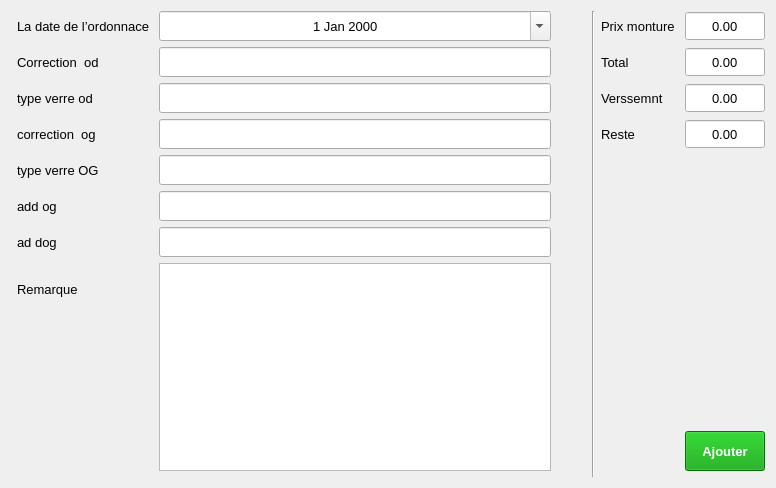
<?xml version="1.0" encoding="UTF-8"?>
<ui version="4.0">
 <class>NewOrdonnace</class>
 <widget class="QWidget" name="NewOrdonnace">
  <property name="geometry">
   <rect>
    <x>0</x>
    <y>0</y>
    <width>776</width>
    <height>488</height>
   </rect>
  </property>
  <property name="maximumSize">
   <size>
    <width>776</width>
    <height>488</height>
   </size>
  </property>
  <property name="windowTitle">
   <string>Nouvelle Ordonnace</string>
  </property>
  <layout class="QGridLayout" name="gridLayout">
   <item row="0" column="0">
    <layout class="QFormLayout" name="formLayout_2">
     <property name="leftMargin">
      <number>6</number>
     </property>
     <property name="rightMargin">
      <number>35</number>
     </property>
     <item row="1" column="0">
      <widget class="QLabel" name="correctionOdLabel">
       <property name="minimumSize">
        <size>
         <width>0</width>
         <height>30</height>
        </size>
       </property>
       <property name="font">
        <font>
         <pointsize>10</pointsize>
        </font>
       </property>
       <property name="text">
        <string>Correction  od </string>
       </property>
      </widget>
     </item>
     <item row="1" column="1">
      <widget class="QLineEdit" name="correctionOdLineEdit">
       <property name="minimumSize">
        <size>
         <width>0</width>
         <height>30</height>
        </size>
       </property>
       <property name="font">
        <font>
         <pointsize>10</pointsize>
        </font>
       </property>
       <property name="alignment">
        <set>Qt::AlignCenter</set>
       </property>
       <property name="clearButtonEnabled">
        <bool>true</bool>
       </property>
      </widget>
     </item>
     <item row="2" column="0">
      <widget class="QLabel" name="typeVerreOdLabel">
       <property name="minimumSize">
        <size>
         <width>0</width>
         <height>30</height>
        </size>
       </property>
       <property name="font">
        <font>
         <pointsize>10</pointsize>
        </font>
       </property>
       <property name="text">
        <string>type verre od</string>
       </property>
      </widget>
     </item>
     <item row="2" column="1">
      <widget class="QLineEdit" name="typeVerreOdLineEdit">
       <property name="minimumSize">
        <size>
         <width>0</width>
         <height>30</height>
        </size>
       </property>
       <property name="font">
        <font>
         <pointsize>10</pointsize>
        </font>
       </property>
       <property name="alignment">
        <set>Qt::AlignCenter</set>
       </property>
       <property name="clearButtonEnabled">
        <bool>true</bool>
       </property>
      </widget>
     </item>
     <item row="3" column="0">
      <widget class="QLabel" name="correctionOgLabel">
       <property name="minimumSize">
        <size>
         <width>0</width>
         <height>30</height>
        </size>
       </property>
       <property name="font">
        <font>
         <pointsize>10</pointsize>
        </font>
       </property>
       <property name="text">
        <string>correction  og </string>
       </property>
      </widget>
     </item>
     <item row="3" column="1">
      <widget class="QLineEdit" name="correctionOgLineEdit">
       <property name="minimumSize">
        <size>
         <width>0</width>
         <height>30</height>
        </size>
       </property>
       <property name="font">
        <font>
         <pointsize>10</pointsize>
        </font>
       </property>
       <property name="alignment">
        <set>Qt::AlignCenter</set>
       </property>
       <property name="clearButtonEnabled">
        <bool>true</bool>
       </property>
      </widget>
     </item>
     <item row="4" column="0">
      <widget class="QLabel" name="typeVerreOGLabel">
       <property name="minimumSize">
        <size>
         <width>0</width>
         <height>30</height>
        </size>
       </property>
       <property name="font">
        <font>
         <pointsize>10</pointsize>
        </font>
       </property>
       <property name="text">
        <string>type verre OG </string>
       </property>
      </widget>
     </item>
     <item row="4" column="1">
      <widget class="QLineEdit" name="typeVerreOGLineEdit">
       <property name="minimumSize">
        <size>
         <width>0</width>
         <height>30</height>
        </size>
       </property>
       <property name="font">
        <font>
         <pointsize>10</pointsize>
        </font>
       </property>
       <property name="alignment">
        <set>Qt::AlignCenter</set>
       </property>
       <property name="clearButtonEnabled">
        <bool>true</bool>
       </property>
      </widget>
     </item>
     <item row="5" column="0">
      <widget class="QLabel" name="addOgLabel">
       <property name="minimumSize">
        <size>
         <width>0</width>
         <height>30</height>
        </size>
       </property>
       <property name="font">
        <font>
         <pointsize>10</pointsize>
        </font>
       </property>
       <property name="text">
        <string>add og </string>
       </property>
      </widget>
     </item>
     <item row="5" column="1">
      <widget class="QLineEdit" name="addOgLineEdit">
       <property name="minimumSize">
        <size>
         <width>0</width>
         <height>30</height>
        </size>
       </property>
       <property name="font">
        <font>
         <pointsize>10</pointsize>
        </font>
       </property>
       <property name="alignment">
        <set>Qt::AlignCenter</set>
       </property>
       <property name="clearButtonEnabled">
        <bool>true</bool>
       </property>
      </widget>
     </item>
     <item row="6" column="0">
      <widget class="QLabel" name="adDogLabel">
       <property name="minimumSize">
        <size>
         <width>0</width>
         <height>30</height>
        </size>
       </property>
       <property name="font">
        <font>
         <pointsize>10</pointsize>
        </font>
       </property>
       <property name="text">
        <string>ad dog </string>
       </property>
      </widget>
     </item>
     <item row="6" column="1">
      <widget class="QLineEdit" name="adDogLineEdit">
       <property name="minimumSize">
        <size>
         <width>0</width>
         <height>30</height>
        </size>
       </property>
       <property name="font">
        <font>
         <pointsize>10</pointsize>
        </font>
       </property>
       <property name="alignment">
        <set>Qt::AlignCenter</set>
       </property>
       <property name="clearButtonEnabled">
        <bool>true</bool>
       </property>
      </widget>
     </item>
     <item row="7" column="0">
      <widget class="QLabel" name="remarqueLabel">
       <property name="minimumSize">
        <size>
         <width>0</width>
         <height>30</height>
        </size>
       </property>
       <property name="font">
        <font>
         <pointsize>10</pointsize>
        </font>
       </property>
       <property name="text">
        <string>Remarque</string>
       </property>
      </widget>
     </item>
     <item row="7" column="1">
      <widget class="QPlainTextEdit" name="plainTextEdit"/>
     </item>
     <item row="0" column="0">
      <widget class="QLabel" name="label">
       <property name="minimumSize">
        <size>
         <width>0</width>
         <height>30</height>
        </size>
       </property>
       <property name="font">
        <font>
         <pointsize>10</pointsize>
        </font>
       </property>
       <property name="text">
        <string>La date de l’ordonnace </string>
       </property>
      </widget>
     </item>
     <item row="0" column="1">
      <widget class="QDateEdit" name="dateEdit">
       <property name="minimumSize">
        <size>
         <width>0</width>
         <height>30</height>
        </size>
       </property>
       <property name="font">
        <font>
         <pointsize>10</pointsize>
        </font>
       </property>
       <property name="alignment">
        <set>Qt::AlignCenter</set>
       </property>
       <property name="buttonSymbols">
        <enum>QAbstractSpinBox::NoButtons</enum>
       </property>
       <property name="calendarPopup">
        <bool>true</bool>
       </property>
      </widget>
     </item>
    </layout>
   </item>
   <item row="0" column="1" rowspan="2">
    <widget class="Line" name="line">
     <property name="minimumSize">
      <size>
       <width>0</width>
       <height>0</height>
      </size>
     </property>
     <property name="orientation">
      <enum>Qt::Vertical</enum>
     </property>
    </widget>
   </item>
   <item row="0" column="2">
    <layout class="QFormLayout" name="formLayout_3">
     <property name="leftMargin">
      <number>0</number>
     </property>
     <item row="0" column="0">
      <widget class="QLabel" name="prixMontureLabel">
       <property name="minimumSize">
        <size>
         <width>0</width>
         <height>30</height>
        </size>
       </property>
       <property name="font">
        <font>
         <pointsize>10</pointsize>
        </font>
       </property>
       <property name="text">
        <string>Prix monture </string>
       </property>
      </widget>
     </item>
     <item row="0" column="1">
      <widget class="QDoubleSpinBox" name="prixMontureDoubleSpinBox">
       <property name="minimumSize">
        <size>
         <width>0</width>
         <height>30</height>
        </size>
       </property>
       <property name="font">
        <font>
         <pointsize>10</pointsize>
        </font>
       </property>
       <property name="alignment">
        <set>Qt::AlignCenter</set>
       </property>
       <property name="buttonSymbols">
        <enum>QAbstractSpinBox::NoButtons</enum>
       </property>
       <property name="maximum">
        <double>99999999999999997748809823456034029568.000000000000000</double>
       </property>
      </widget>
     </item>
     <item row="1" column="0">
      <widget class="QLabel" name="totalLabel">
       <property name="minimumSize">
        <size>
         <width>0</width>
         <height>30</height>
        </size>
       </property>
       <property name="font">
        <font>
         <pointsize>10</pointsize>
        </font>
       </property>
       <property name="text">
        <string>Total</string>
       </property>
      </widget>
     </item>
     <item row="1" column="1">
      <widget class="QDoubleSpinBox" name="totalDoubleSpinBox">
       <property name="minimumSize">
        <size>
         <width>0</width>
         <height>30</height>
        </size>
       </property>
       <property name="font">
        <font>
         <pointsize>10</pointsize>
        </font>
       </property>
       <property name="alignment">
        <set>Qt::AlignCenter</set>
       </property>
       <property name="buttonSymbols">
        <enum>QAbstractSpinBox::NoButtons</enum>
       </property>
       <property name="maximum">
        <double>99999999999999997748809823456034029568.000000000000000</double>
       </property>
      </widget>
     </item>
     <item row="2" column="0">
      <widget class="QLabel" name="verssemntLabel">
       <property name="minimumSize">
        <size>
         <width>0</width>
         <height>30</height>
        </size>
       </property>
       <property name="font">
        <font>
         <pointsize>10</pointsize>
        </font>
       </property>
       <property name="text">
        <string>Verssemnt</string>
       </property>
      </widget>
     </item>
     <item row="2" column="1">
      <widget class="QDoubleSpinBox" name="verssemntDoubleSpinBox">
       <property name="minimumSize">
        <size>
         <width>0</width>
         <height>30</height>
        </size>
       </property>
       <property name="font">
        <font>
         <pointsize>10</pointsize>
        </font>
       </property>
       <property name="alignment">
        <set>Qt::AlignCenter</set>
       </property>
       <property name="buttonSymbols">
        <enum>QAbstractSpinBox::NoButtons</enum>
       </property>
       <property name="maximum">
        <double>99999999999999997748809823456034029568.000000000000000</double>
       </property>
      </widget>
     </item>
     <item row="3" column="0">
      <widget class="QLabel" name="resteLabel">
       <property name="minimumSize">
        <size>
         <width>0</width>
         <height>30</height>
        </size>
       </property>
       <property name="font">
        <font>
         <pointsize>10</pointsize>
        </font>
       </property>
       <property name="text">
        <string>Reste</string>
       </property>
      </widget>
     </item>
     <item row="3" column="1">
      <widget class="QDoubleSpinBox" name="resteDoubleSpinBox">
       <property name="minimumSize">
        <size>
         <width>0</width>
         <height>30</height>
        </size>
       </property>
       <property name="font">
        <font>
         <pointsize>10</pointsize>
        </font>
       </property>
       <property name="alignment">
        <set>Qt::AlignCenter</set>
       </property>
       <property name="readOnly">
        <bool>false</bool>
       </property>
       <property name="buttonSymbols">
        <enum>QAbstractSpinBox::NoButtons</enum>
       </property>
       <property name="maximum">
        <double>99999999999999997748809823456034029568.000000000000000</double>
       </property>
      </widget>
     </item>
     <item row="4" column="1">
      <spacer name="verticalSpacer">
       <property name="orientation">
        <enum>Qt::Vertical</enum>
       </property>
       <property name="sizeHint" stdset="0">
        <size>
         <width>20</width>
         <height>40</height>
        </size>
       </property>
      </spacer>
     </item>
     <item row="5" column="1">
      <widget class="QPushButton" name="Ajouter_btn">
       <property name="minimumSize">
        <size>
         <width>0</width>
         <height>40</height>
        </size>
       </property>
       <property name="font">
        <font>
         <pointsize>10</pointsize>
         <weight>75</weight>
         <bold>true</bold>
        </font>
       </property>
       <property name="cursor">
        <cursorShape>PointingHandCursor</cursorShape>
       </property>
       <property name="styleSheet">
        <string notr="true">background-color: rgb(0, 157, 0);
color: rgb(255, 255, 255);</string>
       </property>
       <property name="text">
        <string>Ajouter</string>
       </property>
      </widget>
     </item>
    </layout>
   </item>
   <item row="1" column="0">
    <layout class="QHBoxLayout" name="horizontalLayout"/>
   </item>
  </layout>
 </widget>
 <resources/>
 <connections/>
</ui>
